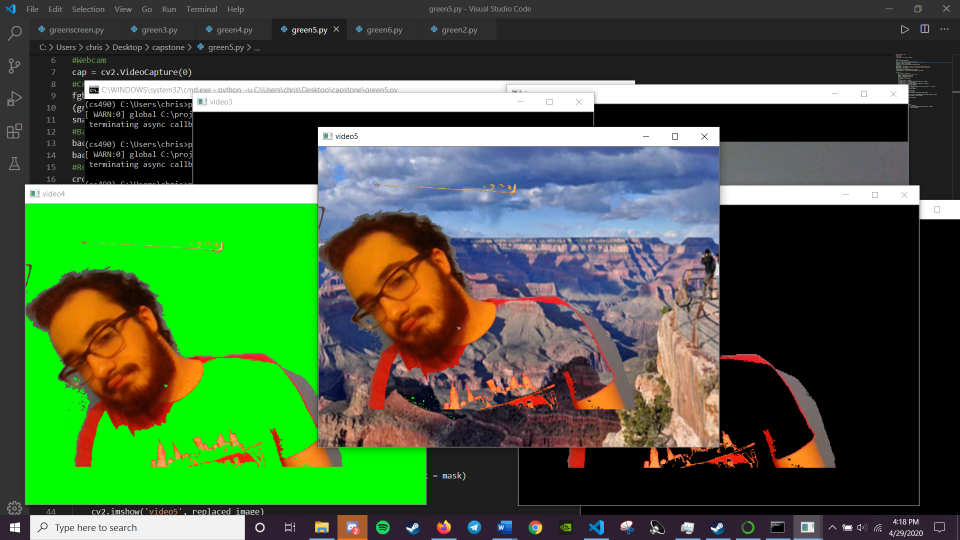
#> input picture cap1.png, 1920 x 1080 px, given in place of the camera (shown at 1/2 size)
$ python green5.py
#> lines starting #> are read from the running program, lines starting #| are printed output that depends on the picture; after the words box and inside, x2 and y2 are one past the last pixel; in counts of white or black regions, pixels touching at a corner belong together
import numpy as np
import cv2
import sys
from numpy import zeros, newaxis

#Webcam
cap = cv2.VideoCapture(0)
#Creating mask for Background Subtraction
fgbg = cv2.createBackgroundSubtractorMOG2(150, 12, False)
(grabbed, frame) = cap.read()
#> frame is the input picture: shape (1080, 1920, 3); mean B, G, R 62.5, 97.5, 71.3
snapshot = np.zeros(frame.shape, dtype=np.uint8)
#Backgrounds
background = cv2.imread('C:/Users/chris/Desktop/capstone/grand.png')
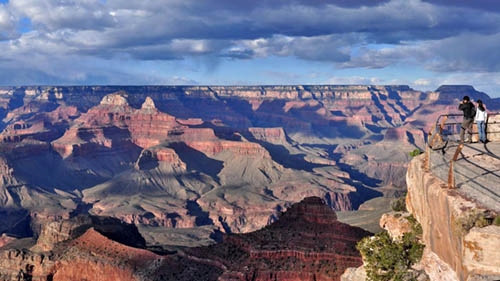
#> input picture backgrounds/grand.png, 500 x 281 px, found by its file name
#> background is the input picture: shape (281, 500, 3); mean B, G, R 131.2, 111.3, 114.2
background2 = cv2.imread('C:/Users/chris/Desktop/capstone/pg.png',0)
#Resizing of background
crop_background = background[0:640, 0:480]
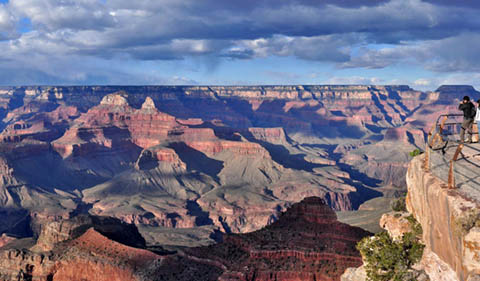
#> crop_background: shape (281, 480, 3); mean B, G, R 130.5, 110.1, 112.8
crop_background = cv2.resize(crop_background,(640,480))
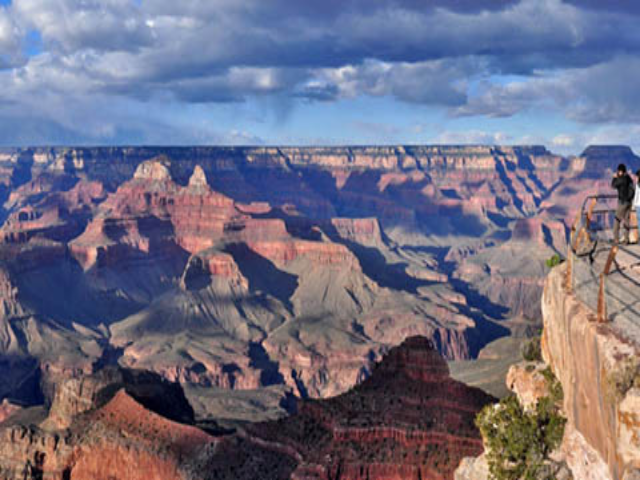
#> crop_background: shape (480, 640, 3); mean B, G, R 130.3, 110, 112.7

while(1):
    ret, frame = cap.read()
    #Applying the mask to the webcam capture
    fgmask = fgbg.apply(frame,1.0)
#> fgmask: shape (1080, 1920); every value is 255
    fgmask2 = fgbg.apply(snapshot)
#> snapshot: shape (1080, 1920, 3); every value is 0
    #Displays video feed
    cv2.imshow('frame',frame)
    #Mask
    cv2.imshow('fgmask',fgmask)
    replaced_image = cv2.bitwise_and(frame,frame,mask = fgmask)
    cv2.imshow('video', replaced_image)
    replaced_image3 = cv2.bitwise_and(frame,frame,mask = fgmask2)
    cv2.imshow('video3', replaced_image3)
    #Putting in the green screen element
    replaced_image[np.where((replaced_image==[0,0,0]).all(axis=2))] = [0,255,0]
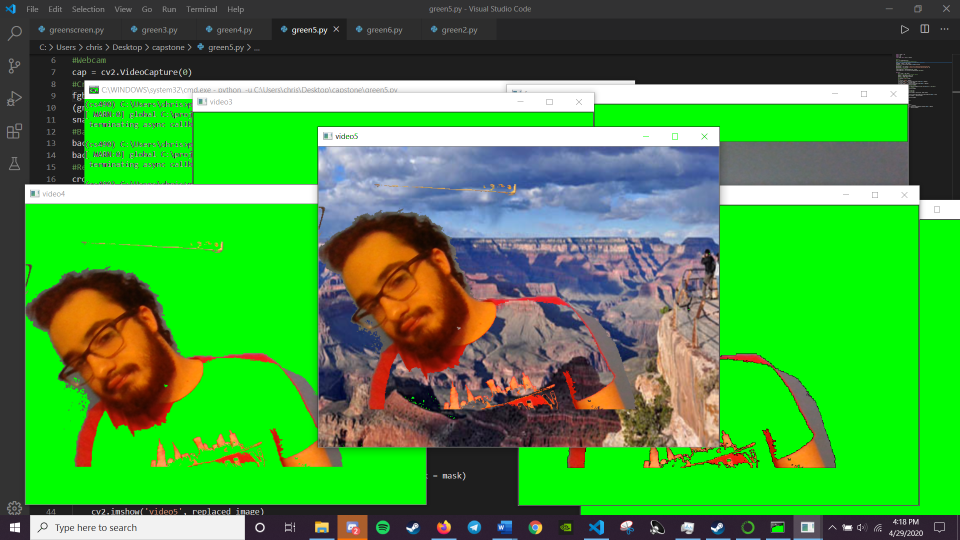
#> replaced_image: shape (1080, 1920, 3) (shown at 1/2 size); mean B, G, R 62.5, 152.3, 71.3
    #Display the green screen element
    cv2.imshow('video4', replaced_image)
    #Singling out the green
    lower_green = np.array([0,254,0])
    upper_green = np.array([0,255,0])
    mask = cv2.inRange(replaced_image, lower_green, upper_green)
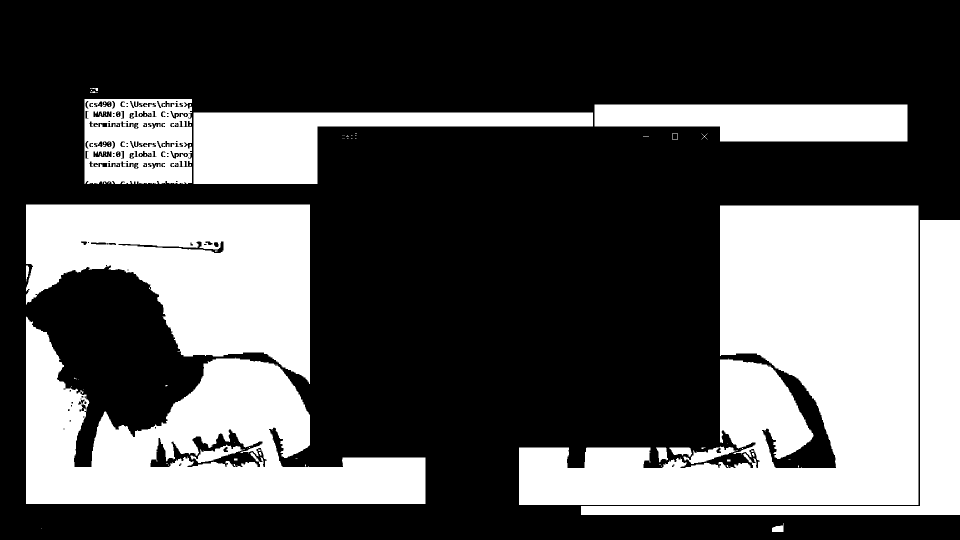
#> mask: shape (1080, 1920) (shown at 1/2 size); 34.5% white; 118 white regions (97 under 20 px), largest, box (x1, y1, x2, y2) and area: (1038, 411, 1837, 1010) 263043, (52, 633, 851, 1008) 140742, (52, 409, 620, 768) 128450
    #Replacing the green
#> (the run stopped early here; a loop or call above may not have finished)
